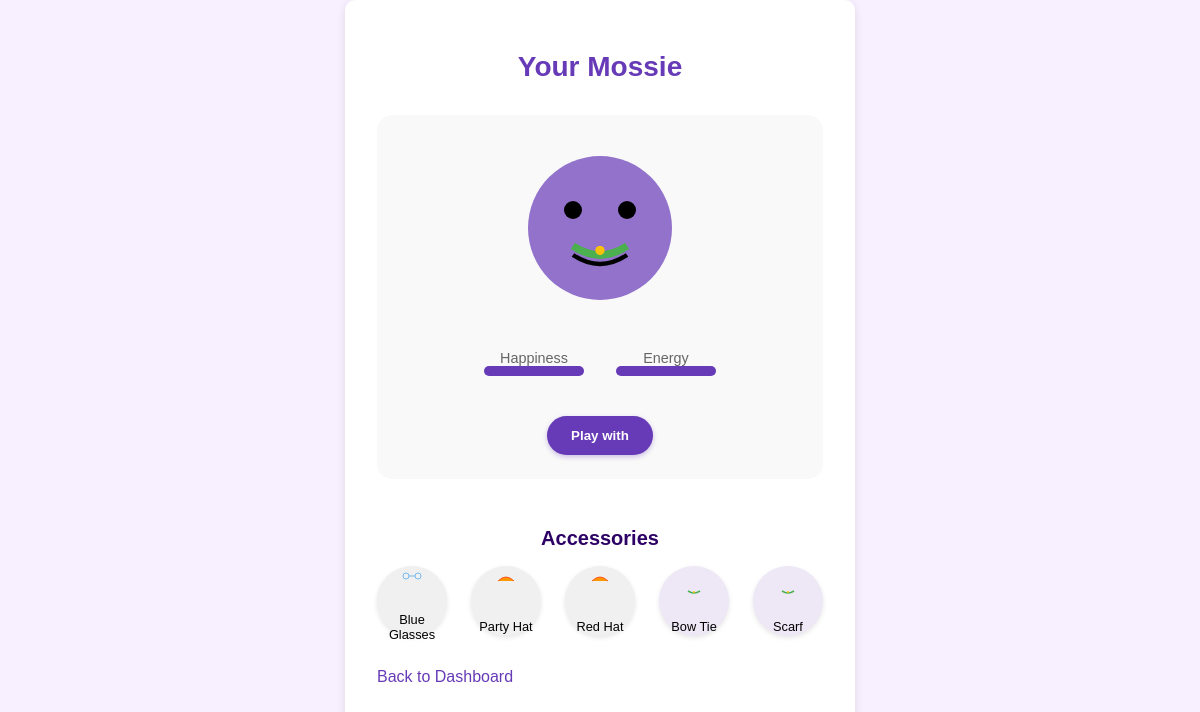
Screenshot of /features/pet (signed in) with the database file from the repository.
### tables this page shows
CREATE TABLE pet_accessories (
            accessory_id INTEGER PRIMARY KEY AUTOINCREMENT,
            name TEXT NOT NULL,
            type TEXT NOT NULL,
            description TEXT
        );

### temp/features.py (the view)
@features.route('/pet')
@login_required
def pet():
    user_id = session.get('user_id')
    pet_data = models.get_user_pet(user_id)
    accessories = models.get_pet_accessories(user_id)
    play_mode = session.pop('pet_play_mode', False)
    return render_template('features/pet.html', pet=pet_data, accessories=accessories, play_mode=play_mode)

### temp/features.py (called while the page is built)
def login_required(f):
    @wraps(f)
    def decorated_function(*args, **kwargs):
        if 'user_id' not in session:
            return redirect(url_for('login'))
        return f(*args, **kwargs)
    return decorated_function

### temp/models.py (called while the page is built, shortened)
def get_db():
    if "sqlite_db" not in flask.g:
        flask.g.sqlite_db = sqlite3.connect(
            flask.current_app.config["DATABASE_FILENAME"],
            detect_types=sqlite3.PARSE_DECLTYPES
        )
        flask.g.sqlite_db.execute("PRAGMA foreign_keys = ON")
        flask.g.sqlite_db.row_factory = sqlite3.Row
    return flask.g.sqlite_db

def get_user_pet(user_id):
    conn = get_db()
    cursor = conn.cursor()
    cursor.execute("SELECT * FROM user_pets WHERE user_id = ?", (user_id,))
    pet = cursor.fetchone()
    return dict(pet)

def get_pet_accessories(user_id):
    conn = get_db()
    cursor = conn.cursor()
    cursor.execute('''
        SELECT pa.accessory_id, pa.name, pa.type, pa.description,
               COALESCE(upa.is_active, 0) as is_active
        FROM pet_accessories pa
        LEFT JOIN user_pet_accessories upa ON pa.accessory_id = upa.accessory_id AND upa.user_id = ?
        ORDER BY pa.type, pa.name
    ''', (user_id,))
    accessories = cursor.fetchall()
    return [dict(acc) for acc in accessories]

### temp/templates/features/pet.html (shortened to what this page needs)
<!DOCTYPE html>
<html lang="en">
<head>
    <link rel="stylesheet" href="{{ url_for('static', filename='css/style.css') }}">
</head>
<body>
    <div class="pet-container">
        <div class="pet-header">
            <h1 class="pet-title">Your Mossie</h1>
        </div>
        <div class="pet-area">
            <div class="pet-image">
                {% for accessory in accessories %}
                    {% if accessory.is_active %}
                        <img src="{{ url_for('static', filename='images/pet/' + accessory.type + '.svg') }}"
                             alt="{{ accessory.name }}" class="pet-accessory">
                    {% endif %}
                {% endfor %}
            </div>
            <div class="pet-stats">
                <div class="pet-stat">
                    <span class="stat-label">Happiness</span>
                    <div class="progress-bar">
                        <div class="progress-fill" style="width: {{ pet.happiness }}%"></div>
                    </div>
                </div>
                <div class="pet-stat">
                    <span class="stat-label">Energy</span>
                    <div class="progress-bar">
                        <div class="progress-fill" style="width: {{ pet.energy }}%"></div>
                    </div>
                </div>
            </div>
            <div class="pet-actions">
                <form action="{{ url_for('features.pet_interact') }}" method="post">
                    <button type="submit" class="btn">Play with {{ pet.name }}</button>
                </form>
            </div>
        </div>
        <div class="accessories-section">
            <h2 class="accessories-title">Accessories</h2>
            <div class="accessories-grid">
                {% for accessory in accessories %}
                    <form action="{{ url_for('features.toggle_accessory', accessory_id=accessory.accessory_id) }}" method="post">
                        <button type="submit" class="accessory-item {% if accessory.is_active %}active{% endif %}">
                            <img src="{{ url_for('static', filename='images/pet/' + accessory.type + '.svg') }}"
                                 alt="{{ accessory.name }}" class="accessory-image">
                            <div class="accessory-name">{{ accessory.name }}</div>
                        </button>
                    </form>
                {% endfor %}
            </div>
        </div>
        <div class="nav-links">
            <a href="{{ url_for('dashboard') }}" class="nav-link">Back to Dashboard</a>
        </div>
    </div>
</body>
</html>

### temp/static/css/style.css (style rules this page uses)
body { margin: 0; padding: 0; font-family: 'Arial', sans-serif; background-color: #f0e6ff; display: flex; height: 100vh; }

### temp/templates/features/pet.html (style rules this page uses)
body { background-color: #f8f0ff; font-family: 'Arial', sans-serif; }
.pet-container { padding: 2rem; max-width: 600px; margin: 0 auto; text-align: center; background-color: white; border-radius: 10px; box-shadow: 0 2px 10px rgba(0,0,0,0.1); }
.pet-header { margin-bottom: 2rem; }
.pet-title { color: #673ab7; font-size: 28px; font-family: 'Pacifico', cursive, sans-serif; margin-bottom: 1rem; }
.pet-area { background-color: #f9f9f9; border-radius: 15px; padding: 2rem; margin-bottom: 2rem; position: relative; height: 300px; display: flex; flex-direction: column; align-items: center; justify-content: center; }
.pet-image { width: 180px; height: 180px; position: relative; margin: 0 auto; }
.pet-accessory { position: absolute; top: 0; left: 0; width: 100%; height: 100%; }
.pet-stats { display: flex; justify-content: center; gap: 2rem; margin-bottom: 1rem; }
.pet-stat { display: flex; flex-direction: column; align-items: center; }
.stat-label { font-size: 0.9rem; color: #666; }
.progress-bar { width: 100px; height: 10px; background-color: #ddd; border-radius: 5px; overflow: hidden; }
.progress-fill { height: 100%; background-color: #673ab7; }
.pet-actions { margin-top: 1.5rem; text-align: center; }
.btn { padding: 0.75rem 1.5rem; background-color: #673ab7; color: white; border: none; border-radius: 25px; cursor: pointer; font-weight: bold; transition: background-color 0.2s; box-shadow: 0 2px 5px rgba(103, 58, 183, 0.3); }
.accessories-section { margin-top: 3rem; }
.accessories-title { font-weight: bold; margin-bottom: 1rem; color: #2d0066; font-size: 20px; text-align: center; }
.accessories-grid { display: flex; flex-wrap: wrap; justify-content: center; gap: 1.5rem; margin-top: 1rem; }
.accessory-item { background: none; border: none; border-radius: 50%; width: 70px; height: 70px; padding: 0.5rem; transition: all 0.2s; text-align: center; display: flex; flex-direction: column; align-items: center; justify-content: center; cursor: pointer; background-color: #f0f0f0; box-shadow: 0 2px 5px rgba(0,0,0,0.1); }
.accessory-item.active { border-color: #673ab7; background-color: #ede7f6; }
.accessory-image { width: 40px; height: 40px; margin-bottom: 0.25rem; margin-left: auto; margin-right: auto; display: block; }
.accessory-name { font-size: 0.8rem; margin-top: 0.5rem; }
.nav-links { display: flex; justify-content: space-between; margin-top: 2rem; }
.nav-link { color: #673ab7; text-decoration: none; }

### rows the page displays
pet_accessories: type (picture), name "Scarf"
pet_accessories: type (picture), name "Blue Glasses"
pet_accessories: name "Party Hat"
pet_accessories: name "Red Hat"
pet_accessories: type (picture), name "Bow Tie"
